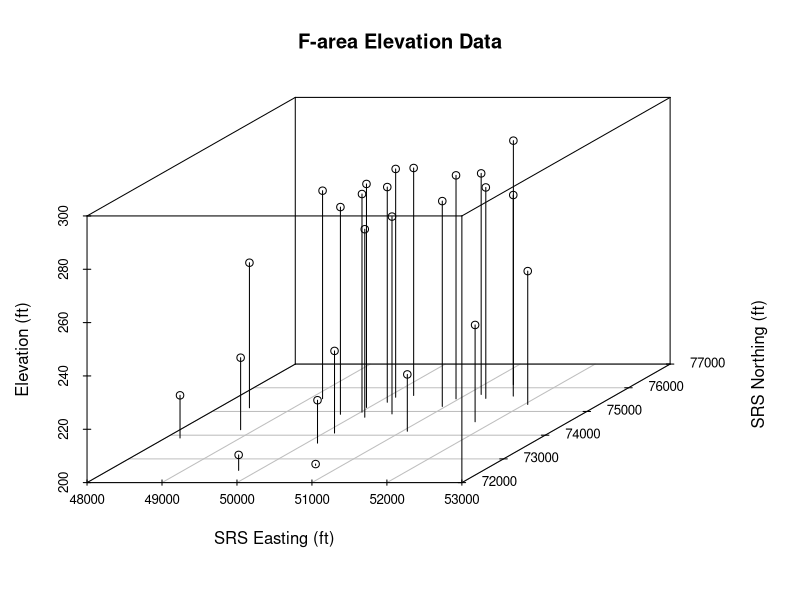
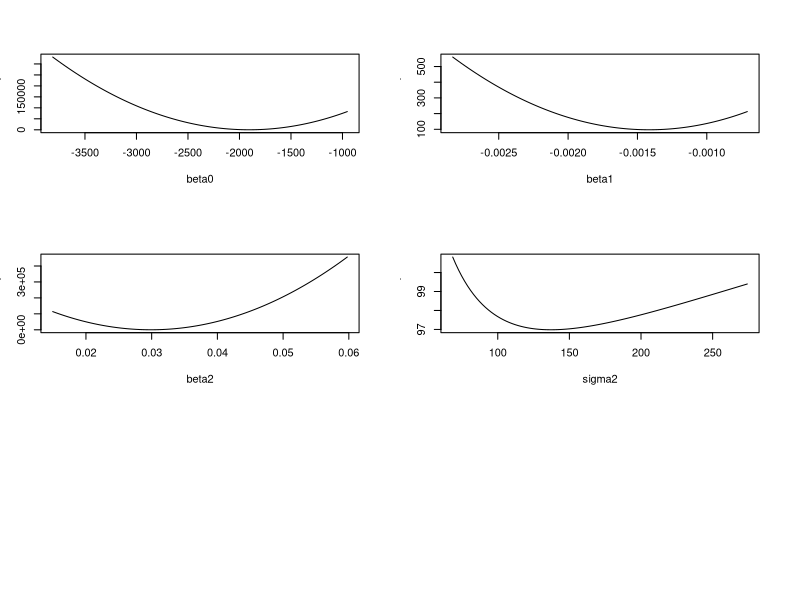

Reproduce these figures in R, in order. (Note: this script raises an error after producing the figures.)

## This example requires several additional R packages.
## They are all stored on CRAN: http://cran.r-project.org/
## To download & install, just type install.packages("nameofpackage"),
## eg. install.packages("scatterplot3d")

##

elevation <- read.table("elevation.dat", skip = 0, header = FALSE)
names(elevation) <- c("x", "y", "z")
library(scatterplot3d) # Add-on package with 3d plotting functions
scatterplot3d(elevation, type = "h",
              xlab = "SRS Easting (ft)", ylab = "SRS Northing (ft)",
              zlab = "Elevation (ft)",
              main = "F-area Elevation Data")
dev.print(pdf, file = "elevpoints.pdf", height = 8, width = 8)

## Define the negative log-likelihood function
## This is what we'll minimize

library(mvtnorm) # Add-on package with multivariate normal and t dists
nll <- function(param, Xmat, d, z, verbose = FALSE){
  beta <- param[1:3]; sigma2 <- param[4]; rho <- 1 #param[5]
  mu <- Xmat %*% beta
  Sigma <- sigma2 * exp(-d/rho)
  ll <- dmvnorm(z, mean = mu, sigma = Sigma, log = TRUE)
  if (verbose) print(c(param, -ll))
  return(-ll)
}

## Calculate the regression matrix and the matrix of distances

Xmat <- cbind(1, elevation$x, elevation$y)
d <- as.matrix(dist(elevation[,1:2]))

## Choose starting values for the minimization

beta.ols <- lm(elevation$z~Xmat-1)$coef # OLS regression; assuming iid errors
names(beta.ols) <- NULL
start <- c(beta0 = beta.ols[1], beta1 = beta.ols[2], beta2 = beta.ols[3],
           sigma2 = 1) #, rho = 1)

## Use optim to minimize

eps <- 1e-10 # A small value for the lower bound on sigma2, rho
op <- optim(start, fn = nll, method = "L-BFGS-B",
            lower = c(-Inf, -Inf, -Inf, eps), # eps),
            hessian = TRUE, # Approximate matrix of 2nd derivs
            Xmat = Xmat, d = d, z = elevation$z, verbose = TRUE)
op # This is a list; access elements using $

## Extract the MLEs and their estimated standard errors

mle <- op$par
J <- solve(op$hessian)
se.hat <- sqrt(diag(J))

## Examine the behavior of the nll at the min

par(mfrow = c(3, 2))
sapply(1:length(mle), function(i){
  values <- matrix(rep(mle, 100), nrow = 100, byrow = TRUE)
  values[,i] <- seq(mle[i]/2, mle[i]*2, length = 100)
  nll.seq <- apply(values, 1, nll, Xmat = Xmat, d = d, z = elevation$z)
  plot(seq(mle[i]/2, mle[i]*2, length = 100), nll.seq, type = "l", xlab = names(mle)[i])
})

## Construct confidence intervals

lower <- mle - 2 * se.hat
upper <- mle + 2 * se.hat

## Kriging -- not part of the likelihood example,
## but I thought you might like to see it

## Define the locations at which to predict

m1x<-min(elevation$x)
m2x<-max(elevation$x)
m1y<-min(elevation$y)
m2y<-max(elevation$y)

gridn <- 40
xseq <- seq(m1x, m2x, length = gridn)
yseq <- seq(m1y, m2y, length = gridn)
krige.grid <- expand.grid(x = xseq, y = yseq)

## Kriging using estimated parameters

dpred <- as.matrix(dist(rbind(elevation[,1:2], krige.grid)))[1:85,-(1:85)]
Xpred <- cbind(1, krige.grid$x, krige.grid$y)
g <- exp(-dpred/mle["rho"])
G <- exp(-d/mle["rho"])
zpred <- Xpred %*% mle[1:3] + t(g) %*% solve(G, elevation$z - Xmat %*% mle[1:3])

## Plotting - restrict to convex hull of the data

library(fields) # Add-on package for spatial stats
zmat <- matrix(zpred, nrow = 50)
ok <- in.poly(krige.grid, elevation[,1:2], convex.hull = TRUE)
zmat[!ok] <- NA
drape.plot(x = xseq, y = yseq, z = zmat,
           theta = 120, phi = 30, # Viewing angles
           col = terrain.colors(60), horiz = FALSE)
